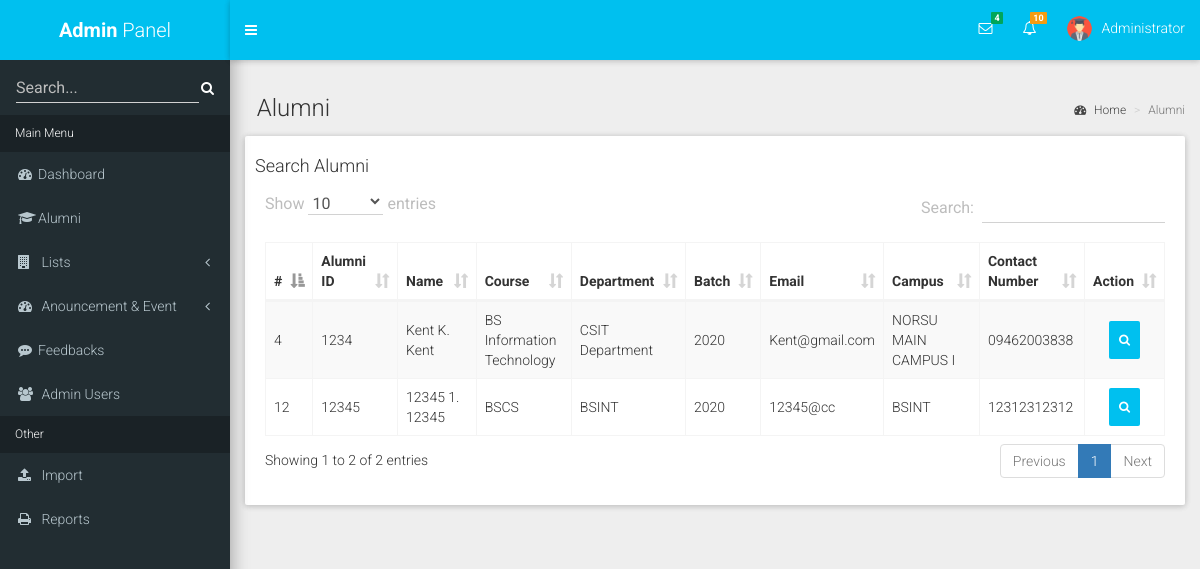
Page /admin/alumni.php (signed in) on the committed database.
### tables this page shows
CREATE TABLE `users` (
  `id` int(11) NOT NULL,
  `alumni_id` int(11) NOT NULL,
  `fname` varchar(255) NOT NULL,
  `mname` varchar(255) NOT NULL,
  `lname` varchar(255) NOT NULL,
  `dob` varchar(255) NOT NULL,
  `gender` varchar(255) NOT NULL,
  `age` int(255) NOT NULL,
  `contact` varchar(255) NOT NULL,
  `email` varchar(255) NOT NULL,
  `country` varchar(255) NOT NULL,
  `job` varchar(255) NOT NULL,
  `address` varchar(255) NOT NULL,
  `username` varchar(255) NOT NULL,
  `password` varchar(255) NOT NULL,
  `status` varchar(255) NOT NULL,
  `login` varchar(255) NOT NULL,
  `logout` varchar(255) NOT NULL,
  `register` varchar(255) NOT NULL,
  `verify` int(11) NOT NULL,
  `picture` varchar(255) NOT NULL,
  `stuid` int(11) NOT NULL,
  `department` varchar(255) NOT NULL,
  `course` varchar(255) NOT NULL,
  `fb` varchar(255) NOT NULL,
  `graduated` varchar(255) NOT NULL,
  `campus` varchar(255) NOT NULL,
  `father` varchar(255) NOT NULL,
  `jobf` varchar(255) NOT NULL,
  `mother` varchar(255) NOT NULL,
  `jobm` varchar(255) NOT NULL,
  `rank` varchar(255) NOT NULL,
  `disability` varchar(255) NOT NULL,
  `updated` timestamp NOT NULL DEFAULT CURRENT_TIMESTAMP ON UPDATE CURRENT_TIMESTAMP
);

### admin/alumni.php (the view, shortened to what this page needs)
<?php include "include/head.php" ?>
  <div class="content-wrapper">
    <br>
    <section class="content-header">
      <h1>&nbsp;
        Alumni
      </h1>
      <ol class="breadcrumb">
        <li><a href="#"><i class="fa fa-dashboard"></i> Home</a></li>
        <li class="active">Alumni</li>
      </ol>
    </section>
    <section class="content">
      <div class="row">
        <div class="col-xs-12">
          <div class="box">
            <div class="box-body">
            <h4>
              Search Alumni
            </h4>
            <div class="box-body" style="padding-top: 0;">
              <table id="alumni" class="table table-bordered table-striped">
                <thead>
                <tr align="center">
                  <th>#</th>
                  <th>Alumni ID</th>
                  <th>Name</th>
                  <th>Course</th>
                  <th>Department</th>
                  <th>Batch</th>
                  <th>Email</th>
                  <th>Campus</th>
                  <th>Contact Number</th>
                  <th width="5px">Action</th>
                </tr>
                </thead>
                <tbody>
                <?php
                            include ('db.php');
                            $sql = mysqli_query($con,'SELECT * FROM users ORDER BY updated DESC');
                            while($data = mysqli_fetch_array($sql)) {
                              $mid = mb_substr($data['mname'], 0, 1);
                                echo '
                                    <tr>
                                        <td>'.$data['id'].'</td>
                                        <td>'.$data['alumni_id'].'</td>
                                        <td>'.$data['fname']." ".$mid.". ".$data['lname'].'</td>
                                        <td>'.$data['course'].'</td>
                                        <td>'.$data['department'].'</td>
                                        <td>'.$data['graduated'].'</td>
                                        <td>'.$data['email'].'</td>
                                        <td>'.$data['campus'].'</td>
                                        <td>'.$data['contact'].'</td>
                                        ';
                                     echo '<td align="center">
                                      <a href="profile.php?view='.$data['stuid'].'&id='.$data['id'].'" style="background-color:#00c0ef; margin: 0 auto; padding:10px;" class="btn btn-info btn-sm"><i style="color:white;" class="fa fa-search"aria-hidden="true"></i></a>
                                    ';
                                    echo '</tr>';
                            }
                        ?>
                </tbody>
              </table>
            </div>
          </div>
        </div>
      </div>
    </section>
  </div>
</div>
<?php include "include/foot.php" ?>

### rows in the picture
users: id "4", alumni "1234", fname "Kent", mname "K", lname "Kent", course "BS Information Technology", department "CSIT Department", graduated "2020", email "Kent@gmail.com", campus "NORSU MAIN CAMPUS I", contact "09462003838"
users: id "12", alumni "12345", fname "12345", mname "1", lname "12345", course "BSCS", department "BSINT", graduated "2020", email "12345@cc", campus "BSINT", contact "12312312312"

### other values in the picture
$_SESSION['job'] "Administrator"
